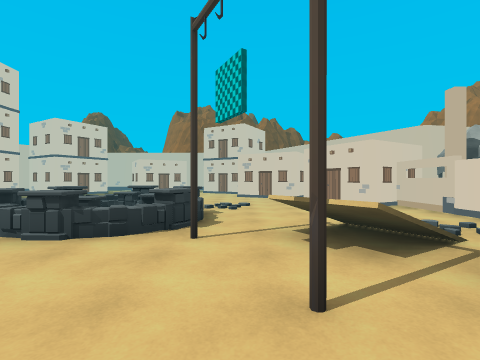
[1] (above)

16 first-person views from a walk through a Unity game level. The camera is 1.4 m above the floor, looks level and sees 85° across. The floor is counted in squares, 2 m on a side. Each view is taken from the middle of a square. On the plan, view 1 faces up. The plan holds only what a view shows up to about 9 squares ahead; the rest is blank. The place goes on beyond the plan. The player character is not drawn.

[2]
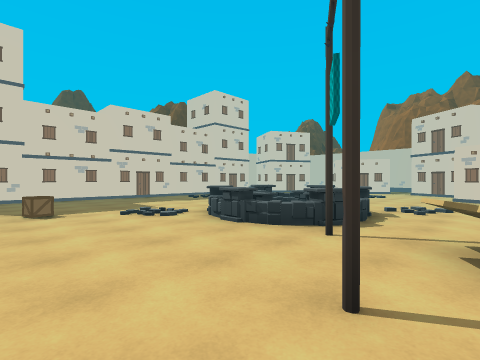

[3]
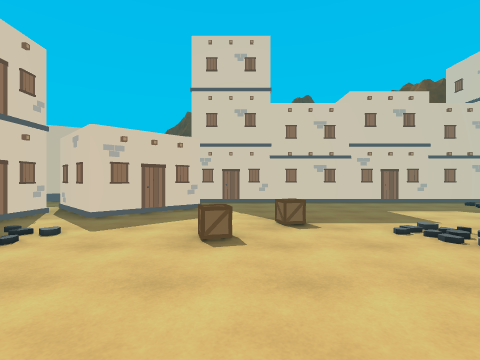

[4]
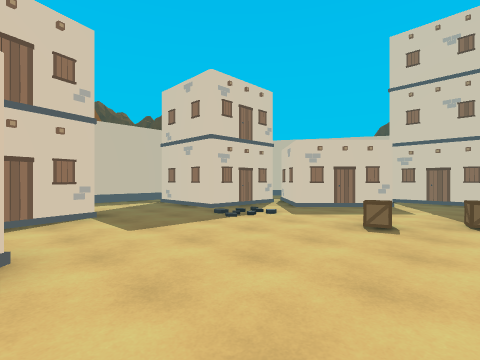

[5]
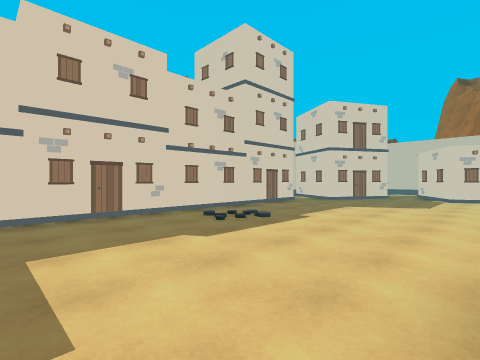

[6]
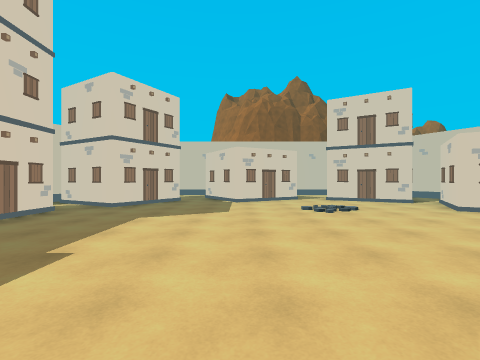

[7]
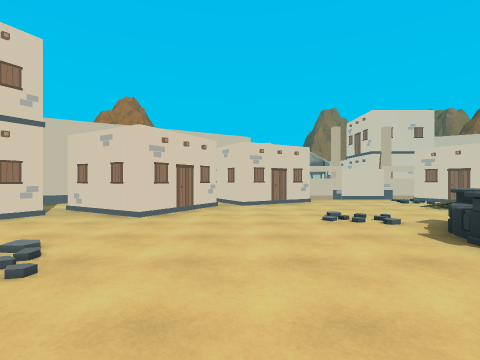

[8]
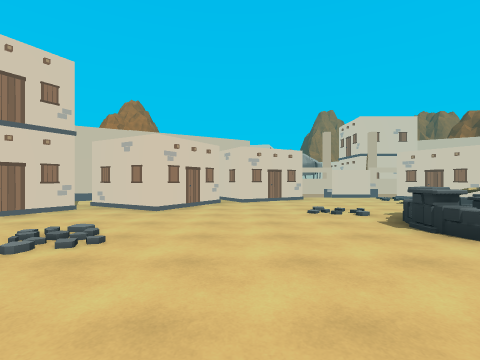

[9]
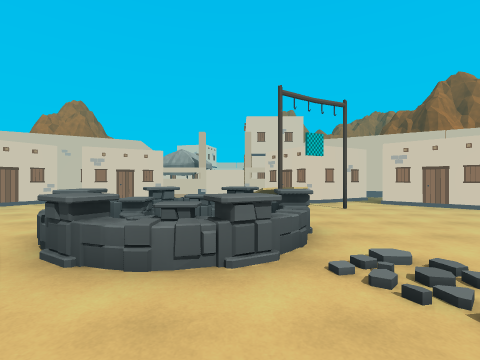

[10]
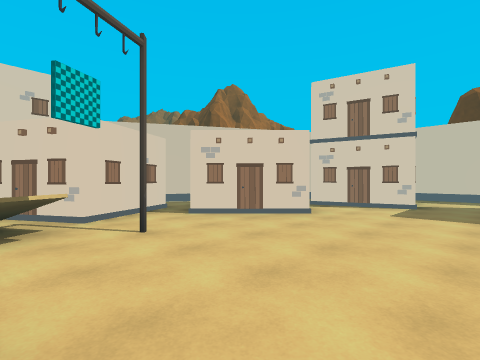

[11]
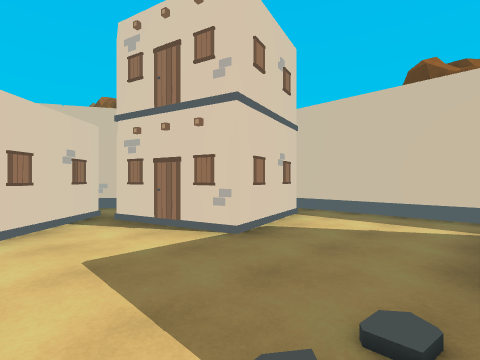

[12]
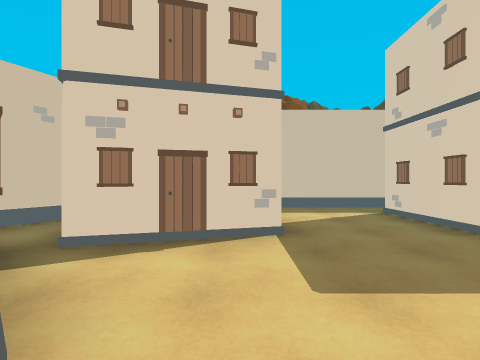

[13]
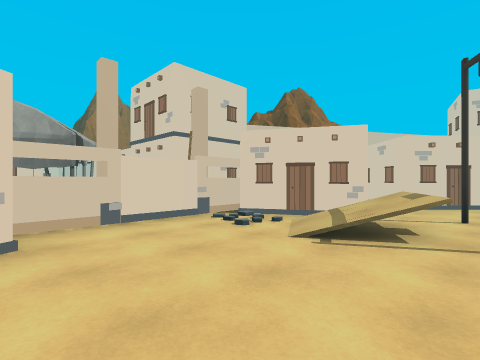

[14]
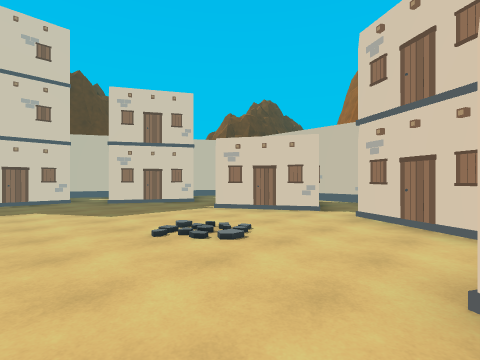

[15]
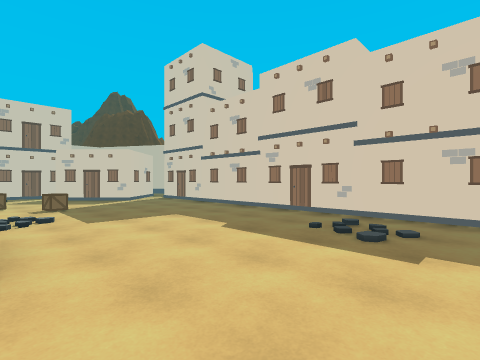

[16]
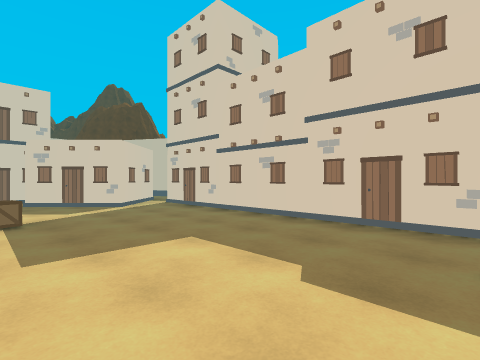

### Floor plan
Key: @ floor where view 1 was taken; # wall or solid block; . floor; / step, stairs or slope; B building; A box; O other object.
Columns run from 12 left of view 1 to 5 right of it. Each row starts with its distance up from view 1.
 15       B ###
 14     ##.##.##
 13    ##.......B#
 12    ##........#
 11    .........##
 10    ...........B#
  9    ...........##
  8 BBB............#
  7 B  ............###
  6 B  ......OOO....##
  5    .....OOOO....O#
  4 B  .....OOOO.///O
  3 BBB.......OO.///#
  2 B  ........../###
  1 B  ....A....../#
  0    .....A...@.##
 -1    ..........###
 -2    .##......B## ##
 -3    ####......##
 -4     #B##....####
 -5    ..  ##..## ##
 -6   #.    B..# B#
 -7         ...#B
 -8           ###

Positions as (right, up) in squares from view 1, and headings:
1: (0, 0), facing up
2: (1, 0), facing up-left
3: (-1, 0), facing left
4: (0, 1), facing down-left
5: (-4, 3), facing up-left
6: (-5, 5), facing up
7: (-5, 9), facing right
8: (-6, 9), facing right
9: (-6, 4), facing right
10: (-3, 3), facing down-right
11: (-4, -2), facing down-right
12: (-1, -1), facing down
13: (0, 7), facing down-right
14: (0, 9), facing up-left
15: (-4, 8), facing down-left
16: (-5, 6), facing down-left
